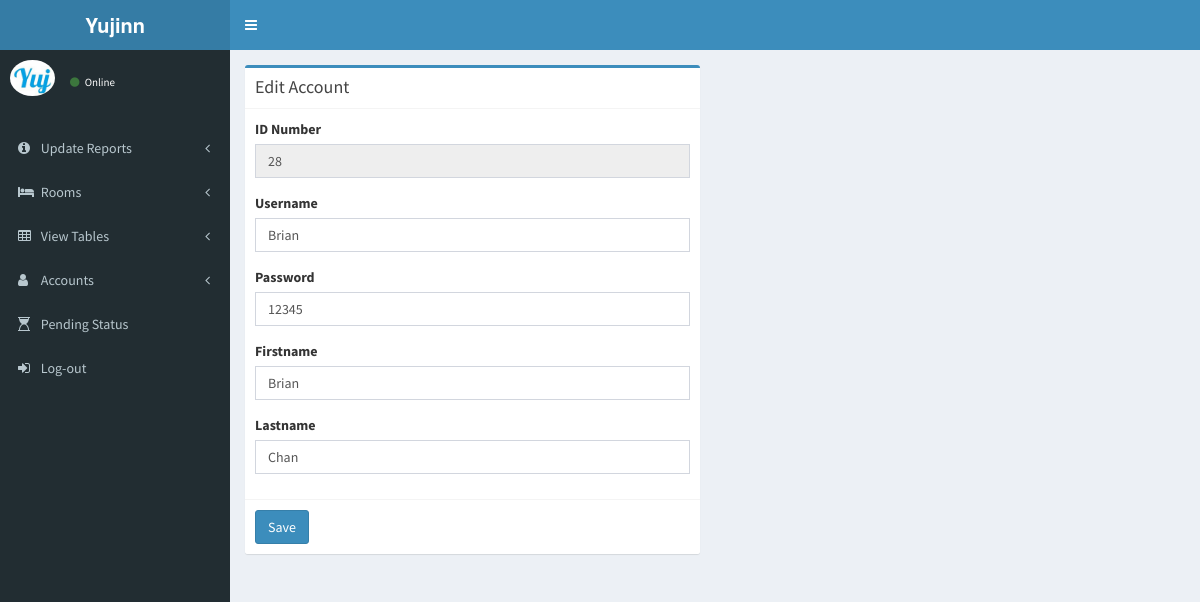
The app's page /Admin/editaccountrecep.php?receptionist_id=28 with its own data.
### tables this page shows
CREATE TABLE `tbl_receptionist_id` (
  `receptionist_id` int(30) NOT NULL,
  `username` varchar(30) NOT NULL,
  `password` varchar(30) NOT NULL,
  `firstname` varchar(30) NOT NULL,
  `lastname` varchar(30) NOT NULL,
  `position` varchar(255) NOT NULL,
  `login_date` varchar(255) NOT NULL,
  `login_time` varchar(255) NOT NULL,
  `logout_time` varchar(255) NOT NULL,
  `status` varchar(255) NOT NULL
);

### Admin/editaccountrecep.php (the view, shortened to what this page needs)
<!DOCTYPE html>
<html>
<head>
  <link rel="stylesheet" href="bootstrap/css/bootstrap.min.css">
  <link rel="stylesheet" href="https://maxcdn.bootstrapcdn.com/font-awesome/4.4.0/css/font-awesome.min.css">
  <link rel="stylesheet" href="https://code.ionicframework.com/ionicons/2.0.1/css/ionicons.min.css">
  <link rel="stylesheet" href="dist/css/AdminLTE.min.css">
  <link rel="stylesheet" href="dist/css/skins/_all-skins.min.css">
  <link rel="stylesheet" href="plugins/iCheck/flat/blue.css">
  <link rel="stylesheet" href="plugins/morris/morris.css">
  <link rel="stylesheet" href="plugins/jvectormap/jquery-jvectormap-1.2.2.css">
  <link rel="stylesheet" href="plugins/datepicker/datepicker3.css">
  <link rel="stylesheet" href="plugins/daterangepicker/daterangepicker-bs3.css">
  <link rel="stylesheet" href="plugins/bootstrap-wysihtml5/bootstrap3-wysihtml5.min.css">
</head>
<body class="hold-transition skin-blue sidebar-mini">
<div class="wrapper">
  <header class="main-header">
    <a href="" class="logo">
      <span class="logo-lg"><b>Yujinn</b></span>
    </a>
    <nav class="navbar navbar-static-top" role="navigation">
      <a href="#" class="sidebar-toggle" data-toggle="offcanvas" role="button">
      </a>
    </nav>
  </header>
  <aside class="main-sidebar">
    <section class="sidebar">
      <div class="user-panel">
        <div class="pull-left image">
          <img src="dist/img/user2-160x160.jpg" class="img-circle" alt="User Image">
        </div>
        <div class="pull-left info">
          <a href="#"><i class="fa fa-circle text-success"></i> Online</a>
        </div>
      </div>
      <ul class="sidebar-menu">
       <br>
	    <li class="treeview">
          <a href=""><i class="fa fa-info-circle"></i> <span>Update Reports</span><i class="fa fa-angle-left pull-right"></i></a>
        </li>
		<li class="treeview">
          <a href=""><i class="fa fa-bed"></i> <span>Rooms</span><i class="fa fa-angle-left pull-right"></i></a>
        </li>
		<li class="treeview">
          <a href=""><i class="fa fa-table"></i> <span>View Tables</span><i class="fa fa-angle-left pull-right"></i></a>
        </li>
		<li class="treeview">
          <a href=""><i class="fa fa-user"></i> <span>Accounts</span><i class="fa fa-angle-left pull-right"></i></a>
        </li>
<li><a href="pendingreservation.php"><i class="fa fa-hourglass-1"></i> <span>Pending Status</span></a></li>
        <li><a href="logout.php"><i class="fa fa-sign-in"></i> <span>Log-out</span></a></li>
  </ul>
    </section>
  </aside>
  <div class="content-wrapper">
	 <section class="content">
          <div class="row">
            <div class="col-md-6">
              <div class="box box-primary">
                <div class="box-header with-border">
                  <h3 class="box-title">Edit Account</h3>
                </div>
				<?php
			$id = $_GET['receptionist_id'];
				$result = mysql_query("SELECT * FROM `tbl_receptionist_id` WHERE receptionist_id = '$id'");
				while($rs=mysql_fetch_array($result)) {
              echo '<form action="editaccountrecep-exec.php?receptionist_id='.$rs['receptionist_id'].'" method="post">';
                   echo  '<div class="box-body">';
                     echo  '<div class="form-group">';
                       echo  '<label for="">ID Number</label>';
                       echo  '<input type="text" class="form-control" name="id"  value='.$rs['receptionist_id'].' readonly>';
                     echo  '</div>';
                     echo  '<div class="form-group">';
                      echo  ' <label for="">Username</label>';
                      echo  ' <input type="text" class="form-control" name="username" value='.$rs['username'].'>';
                    echo  ' </div>';
                     echo  '<div class="form-group">';
                      echo  ' <label for="">Password</label>';
                      echo  ' <input type="text" class="form-control" name="password" value='.$rs['password'].'>';
                    echo  ' </div>';
                     echo  ' <div class="form-group">';
                     echo  '  <label for="">Firstname</label>';
                     echo  '  <input type="text" class="form-control" name="firstname" value='.$rs['firstname'].'>';
                    echo  ' </div>';
					 echo  ' <div class="form-group">';
                      echo  ' <label for="">Lastname</label>';
                    echo  '   <input type="text" class="form-control" name="lastname" value='.$rs['lastname'].'>';
                     echo  '</div>';
                  echo  ' </div>';
                   echo  '<div class="box-footer">';
                   echo '<input type="submit" name="update" value="Save" class="btn btn-primary btn-large">';
                  echo  ' </div>';
                 echo  '</form>';
				}
				?>
              </div>
	</div>
      </div>
      </div>
</body>
</html>

### records on screen
tbl_receptionist_id: id "28", username "Brian", password "12345", firstname "Brian", lastname "Chan"
